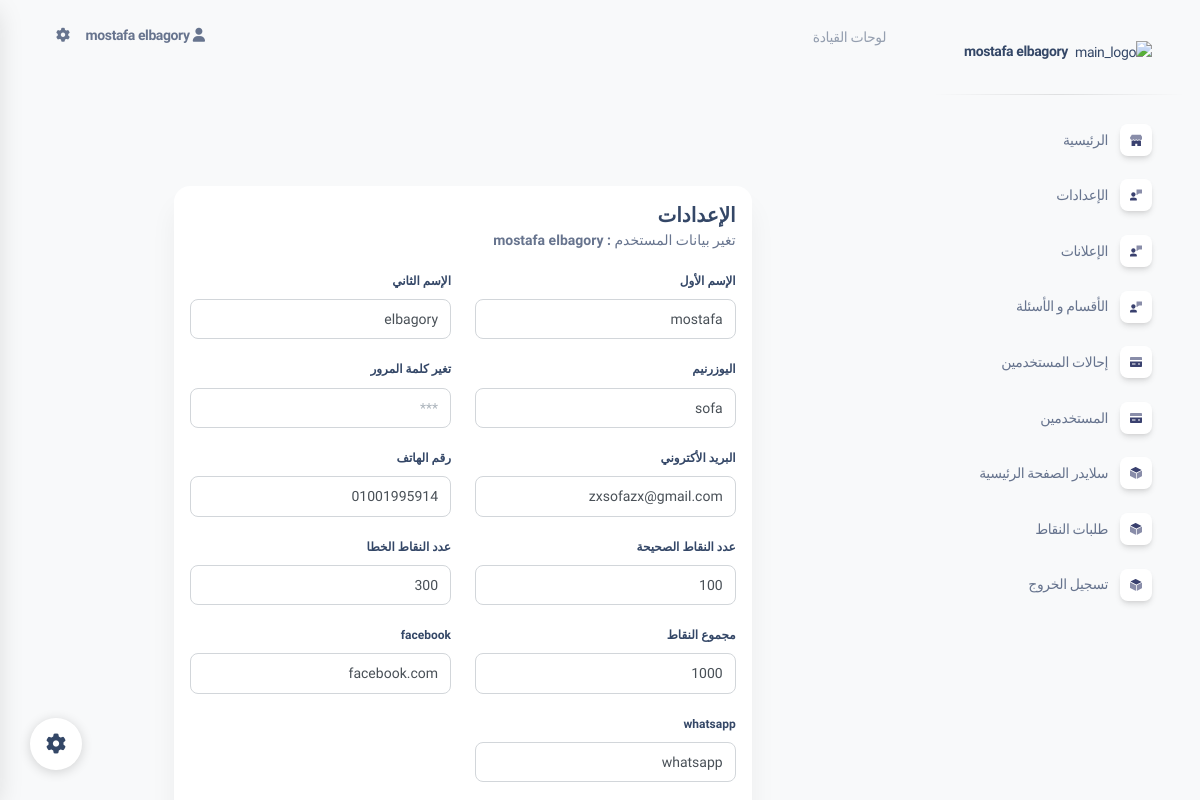
/dashboard/admin/users/settings.php?code=2 (signed in), run on the app's committed database.
### tables this page shows
CREATE TABLE IF NOT EXISTS `users` (
  `id` int NOT NULL AUTO_INCREMENT,
  `NameOne` varchar(50) NOT NULL,
  `NameTwo` varchar(20) DEFAULT NULL,
  `number` varchar(15) DEFAULT NULL,
  `email` varchar(59) DEFAULT NULL,
  `username` varchar(10) NOT NULL,
  `password` varchar(255) NOT NULL,
  `status` int NOT NULL,
  `date` varchar(30) DEFAULT NULL,
  `img` varchar(50) NOT NULL,
  `gender` varchar(20) DEFAULT NULL,
  `complete` bit(1) NOT NULL,
  PRIMARY KEY (`id`)
);

CREATE TABLE IF NOT EXISTS `points` (
  `id` int NOT NULL AUTO_INCREMENT,
  `UserId` int NOT NULL,
  `correct` int DEFAULT NULL,
  `Wrong` int DEFAULT NULL,
  `points` int DEFAULT NULL,
  PRIMARY KEY (`id`)
);

CREATE TABLE IF NOT EXISTS `info` (
  `id` int NOT NULL AUTO_INCREMENT,
  `UserId` int NOT NULL,
  `instagram` varchar(50) DEFAULT NULL,
  `facebook` varchar(50) DEFAULT NULL,
  `whatsapp` varchar(20) DEFAULT NULL,
  `website` varchar(50) DEFAULT NULL,
  `txt` text,
  PRIMARY KEY (`id`)
);

### controller/function.php (called while the page is built, shortened)
<?php
include_once 'HeaderFunction.php';
function PointCorrect($id) {
  $conn = db (IsConn);
  $sql = "SELECT correct  FROM points where UserID ='$id'";
  $result_img = $conn->query($sql);
  if ($result_img->num_rows == 1) {
    $row_img = $result_img->fetch_assoc();
    $correct = $row_img['correct'];
  }else {
    $correct = 0 ;
  }
  return  $correct;
}
function PointWrong($id) {
  $conn = db (IsConn);
  $sql = "SELECT Wrong  FROM points where UserID ='$id'";
  $result_img = $conn->query($sql);
  if ($result_img->num_rows == 1) {
    $row_img = $result_img->fetch_assoc();
    $Wrong = $row_img['Wrong'];
  }else {
    $Wrong = 0 ;
  }
  return  $Wrong;
}
function PointsUser($id) {
  $conn = db (IsConn);
  $sql = "SELECT points  FROM points where UserID ='$id'";
  $result_img = $conn->query($sql);
  if ($result_img->num_rows == 1) {
    $row_img = $result_img->fetch_assoc();
    $points = $row_img['points'];
  }else {
    $points = 0 ;
  }
  return  $points;
}

### dashboard/admin/users/settings.php (the view, shortened to what this page needs)
<?php include '../layout/head.php';
      include '../layout/nav.php' ;
      if (!isset($_GET['code']) ) {
        echo '<META HTTP-EQUIV="refresh" CONTENT="0.5;URL=index.php">';
        echo error_page('404 الصفحة غير موجودة') ;
      }else {
        $id = filter_var($_GET['code'], FILTER_SANITIZE_STRING);
          }
      ?>
    <div class="container-fluid py-4">
      <div class="row">
        <div class="col-12">
          <div class="multisteps-form mb-5">
            <div class="row">
            </div>
            <div class="row">
              <div class="col-12 col-lg-8 m-auto">
                <form class="multisteps-form__form mb-8" id="form" method="POST">
                  <div class="card multisteps-form__panel p-3 border-radius-xl bg-white js-active" data-animation="FadeIn">
                    <h5 class="font-weight-bolder mb-0">الإعدادات</h5>
                    <p class="mb-0 text-sm">  تغير بيانات المستخدم <strong> : <?=NameUser($id)?></strong> </p>
                    <div class="multisteps-form__content">
                      <div class="row mt-3">
                        <div class="col-12 col-sm-6">
                          <label>الإسم الأول</label>
                          <input class="multisteps-form__input form-control" name="NameOne" type="text" value="<?=NameOne($id)?>" placeholder="<?=NameOne($id)?>" />
                        </div>
                        <div class="col-12 col-sm-6 mt-3 mt-sm-0">
                          <label>الإسم الثاني</label>
                          <input class="multisteps-form__input form-control" name="NameTwo"  type="username" value="<?=NameTwo($id)?>" placeholder="<?=NameTwo($id)?>" />
                        </div>
                      </div>
                      <div class="row mt-3">
                        <div class="col-12 col-sm-6">
                          <label>اليوزرنيم </label>
                          <input class="multisteps-form__input form-control" name="username" type="username" value="<?=GeUsernameUsers($id)?>" placeholder="<?=GeUsernameUsers($id)?>"  />
                        </div>
                        <div class="col-12 col-sm-6">
                          <label>تغير كلمة المرور  </label>
                          <input class="multisteps-form__input form-control" name="passwordUser"  type="password" value="" placeholder="***"  autocomplete="off" />
                        </div>
                      </div>
                      <div class="row mt-3">
                        <div class="col-12 col-sm-6">
                          <label>البريد الأكتروني</label>
                          <input class="multisteps-form__input form-control" name="email" type="email" value="<?=GetEmail($id)?>" placeholder="<?=GetEmail($id)?>"  />
                        </div>
                        <div class="col-12 col-sm-6 mt-3 mt-sm-0">
                          <label>رقم الهاتف  </label>
                          <input class="multisteps-form__input form-control" name="number" type="number" value="<?=GetNumber($id)?>" placeholder="<?=GetNumber($id)?>"  />
                        </div>
                      </div>
                      <div class="row mt-3">
                        <div class="col-12 col-sm-6">
                          <label>عدد النقاط الصحيحة </label>
                          <input class="multisteps-form__input form-control" name="PointCorrect" type="txt" value="<?=PointCorrect($id)?>" placeholder="<?=PointCorrect($id)?>"   />
                        </div>
                        <div class="col-12 col-sm-6 mt-3 mt-sm-0">
                          <label>عدد النقاط الخطا</label>
                          <input class="multisteps-form__input form-control" name="PointWrong" type="txt" value="<?=PointWrong($id)?>" placeholder="<?=PointWrong($id)?>"   />
                        </div>
                      </div>
                      <div class="row mt-3">
                        <div class="col-12 col-sm-6">
                          <label>مجموع النقاط</label>
                          <input class="multisteps-form__input form-control" name="PointsUser" type="txt" value="<?=PointsUser($id)?>" placeholder="<?=PointsUser($id)?>"   />
                        </div>
                        <div class="col-12 col-sm-6 mt-3 mt-sm-0">
                          <label>facebook</label>
                          <input class="multisteps-form__input form-control" name="facebook"  type="txt" value="<?=GetFacebook($id)?>" placeholder="<?=GetFacebook($id)?>"  />
                        </div>
                      </div>
                      <div class="row mt-3">
                        <div class="col-12 col-sm-6">
                          <label>whatsapp</label>
                          <input class="multisteps-form__input form-control" name="whatsapp" type="txt" value="<?=GetWhatsapp($id)?>" placeholder="<?=GetWhatsapp($id)?>" />
                        </div>
                      </div>
                    </div>
                  </div>
                </form>
              </div>
            </div>
          </div>
        </div>
      </div>
      <?php include '../layout/footer.php';?>

### controller/HeaderFunction.php (style rules this page uses)
* { font-family: "Tajawal", sans-serif; }

### data on the page
users: NameUser($id) "mostafa elbagory", NameOne "mostafa", NameTwo "elbagory", username "sofa", email "zxsofazx@gmail.com", number "01001995914"
points: PointCorrect "100", PointWrong "300", PointsUser "1000"
info: facebook "facebook.com", whatsapp "whatsapp"

### other printed values
$_SESSION['name'] "mostafa elbagory"
